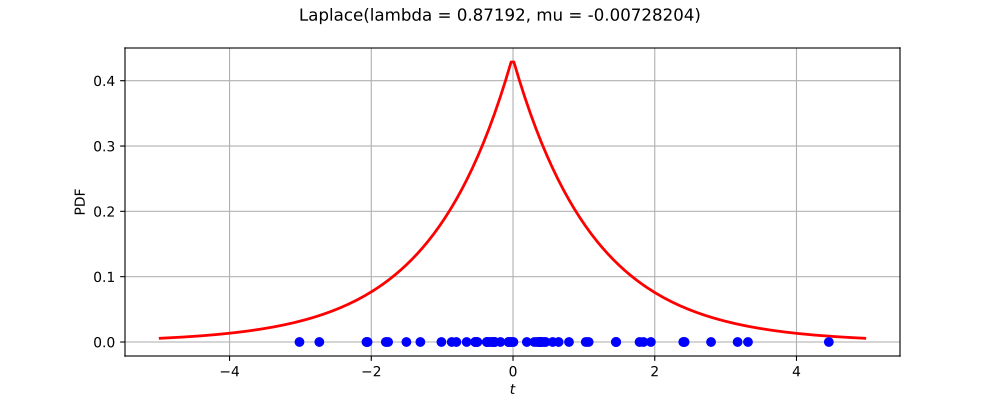

Generate this figure with Python:
import openturns as ot
from matplotlib import pyplot as plt
from openturns.viewer import View
ot.RandomGenerator.SetSeed(0)
factory = ot.LaplaceFactory()
ref = factory.build()
dimension = ref.getDimension()
if dimension <= 2:
    sample = ref.getSample(50)
    distribution = factory.build(sample)
    if dimension == 1:
        distribution.setDescription(['$t$'])
        pdf_graph = distribution.drawPDF(256)
        cloud = ot.Cloud(sample, ot.Sample(sample.getSize(), 1))
        cloud.setColor('blue')
        cloud.setPointStyle('fcircle')
        pdf_graph.add(cloud)
        pdf_graph.setTitle(str(distribution))
        fig = plt.figure(figsize=(10, 4))
        pdf_axis = fig.add_subplot(111)
        View(pdf_graph, figure=fig, axes=[pdf_axis], add_legend=False)
    else:
        sample = ref.getSample(500)
        distribution.setDescription(['$t_0$', '$t_1$'])
        pdf_graph = distribution.drawPDF([256]*2)
        cloud = ot.Cloud(sample)
        cloud.setColor('red')
        cloud.setPointStyle('fcircle')
        pdf_graph.add(cloud)
        pdf_graph.setTitle(str(distribution))
        fig = plt.figure(figsize=(10, 4))
        pdf_axis = fig.add_subplot(111)
        View(pdf_graph, figure=fig, axes=[pdf_axis], add_legend=False, square_axes=True)
